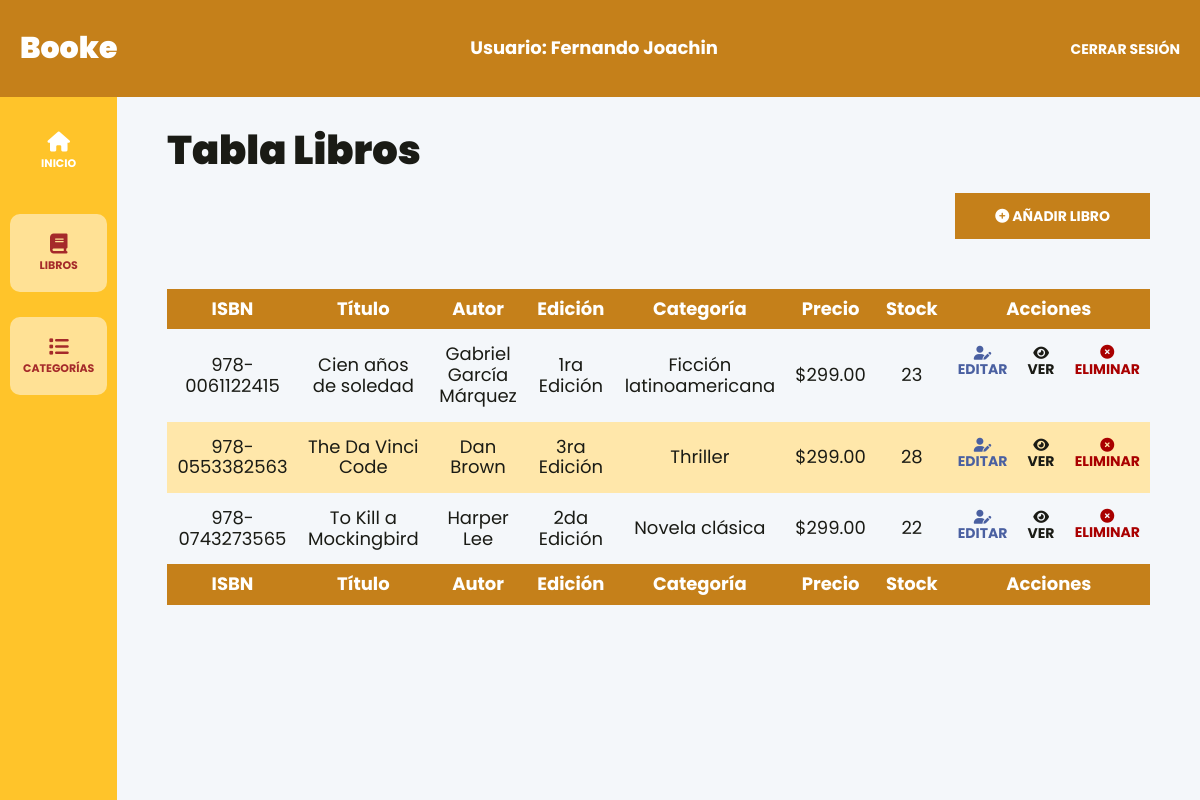
The page /librosAdmin.php (signed in) on the database as committed earlier.
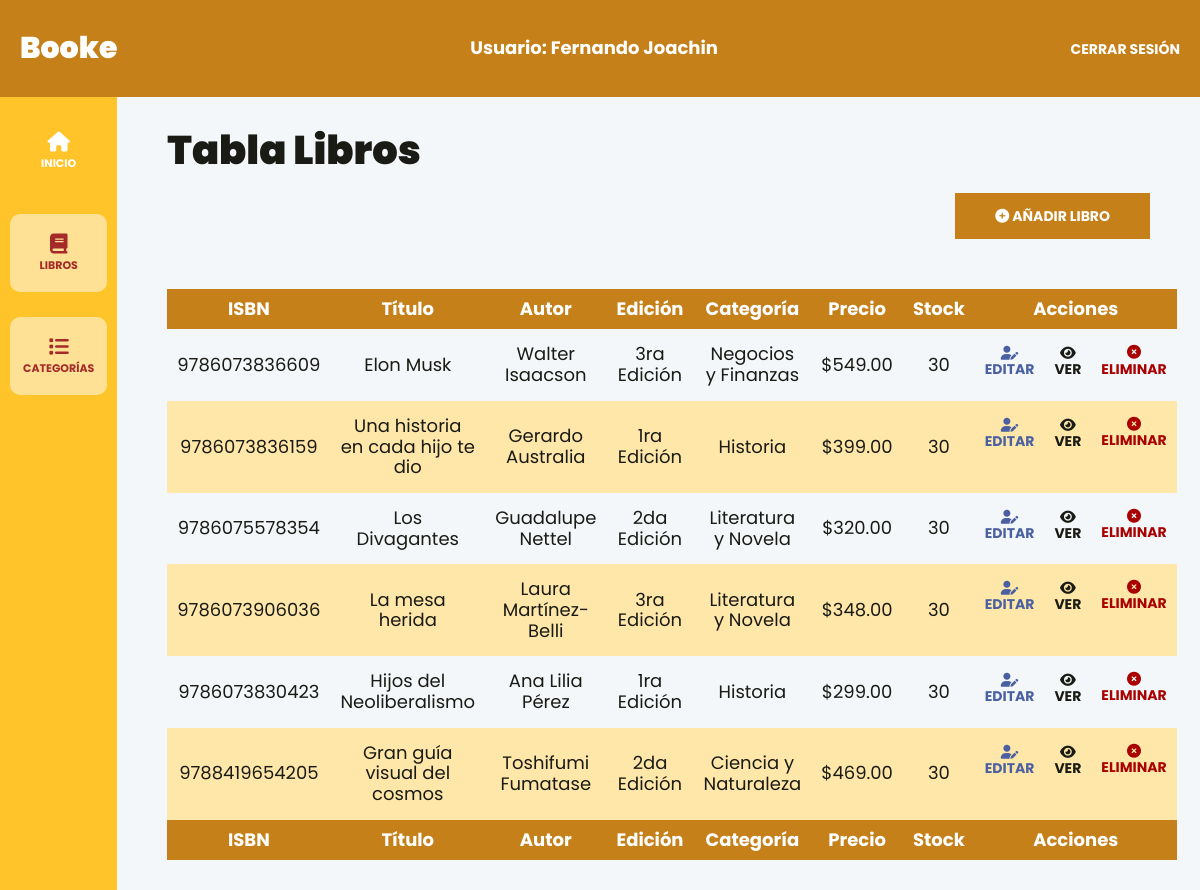
The same page on the database as committed later.
### tables this page shows
CREATE TABLE `books` (
  `id` int NOT NULL AUTO_INCREMENT,
  `bookIsbn` varchar(45) DEFAULT NULL,
  `bookTitle` varchar(45) DEFAULT NULL,
  `bookAuthor` varchar(45) DEFAULT NULL,
  `bookEdition` varchar(45) DEFAULT NULL,
  `bookCategory` varchar(45) DEFAULT NULL,
  `bookStock` int DEFAULT NULL,
  `imagen` varchar(45) DEFAULT NULL,
  `bookPrice` decimal(5,2) DEFAULT NULL,
  PRIMARY KEY (`id`)
);

### includes/funciones.php (called while the page is built, shortened)
<?php
function pagina_actual($path){
    return str_contains($_SERVER["REQUEST_URI"] ?? "/", $path) ? true : false;
}

### models/ActiveRecord.php (called while the page is built, shortened)
<?php
class ActiveRecord{
    protected static $db;
    protected static $nombreTabla = "";
    public static function all(){
        $query = "SELECT * FROM " . static::$nombreTabla;
        $resultado = self::consultarSQL($query);
        return $resultado;
    }
    public static function setDB($database){
        self::$db = $database;
    }
    public static function consultarSQL($query){
        $resultado = self::$db->query($query);
        $array = [];
        while($registro = $resultado->fetch_assoc()){
            $array[] = static::crearObjetos($registro);
        }
        return $array;
    }
    public static function crearObjetos($registro){
        $objeto = new static();
        foreach($registro as $key => $value){
            if(property_exists($objeto, $key)){
                $objeto->$key = $value;
            }
        }
        return $objeto;
    }
}

### controllers/BookController/obtenerLibros.php (called while the page is built, shortened)
<?php
function obtenerLibrosPorCategoria($categoria)
{
    if($categoria === "all"){
        $libros = LibroModel::all();
    }else{
        $libros = LibroModel::whereAll("bookCategory", $categoria);
    }
    return $libros;
}
function obtenerCategorias()
{
    $libros = LibroModel::all();
    $nombresCategorias = array_column($libros, 'bookCategory');
    $categoriasUnicas = array_unique($nombresCategorias);
    return $categoriasUnicas;
}

### librosAdmin.php (the view, shortened to what this page needs)
<?php
    include __DIR__ ."/template/header-admin.php";
    require_once __DIR__ . '/includes/funciones.php';
?>
<div class="dashboard__grid">
    <?php
        include_once __DIR__ .'/template/sidebar-admin.php';
    ?>
    <main class="dashboard__contenido">
        <h1>Tabla Libros</h1>
        <div class="dashboard__contenedor-boton">
            <a class="dashboard__boton" href="crear.php">
                <i class="fa-solid fa-circle-plus"></i>
                Añadir Libro
            </a>
        </div>
        <?php
            require_once __DIR__ . '/controllers/BookController/obtenerLibros.php';
            $libros = obtenerLibrosPorCategoria($_GET['categoria'] ?? "all");
        ?>
        <table id="books-table" class="table">
            <thead class="table__thead">
                <tr>
                    <th scope="col" class="table__th">ISBN</th>
                    <th scope="col" class="table__th">Título</th>
                    <th scope="col" class="table__th">Autor</th>
                    <th scope="col" class="table__th">Edición</th>
                    <th scope="col" class="table__th">Categoría</th>
                    <th scope="col" class="table__th">Precio</th>
                    <th scope="col" class="table__th">Stock</th>
                    <th scope="col" class="table__th">Acciones</th>
                </tr>
            </thead>
            <tbody class="table__tbody">
                <?php foreach($libros as $libro){ ?>
                    <tr class="table__tr">
                        <td class="table__td"><?= $libro->bookIsbn?></td>
                        <td class="table__td"><?= $libro->bookTitle?></td>
                        <td class="table__td"><?= $libro->bookAuthor?></td>
                        <td class="table__td"><?= $libro->bookEdition?></td>
                        <td class="table__td"><?= $libro->bookCategory?></td>
                        <td class="table__td">$<?= $libro->bookPrice?></td>
                        <td class="table__td"><?= $libro->bookStock?></td>
                        <td class="table__td--acciones">
                            <a class="table__accion table__accion--editar" href="<?= $GLOBALS["raiz_sitio"] . "editar.php?id=" . $libro->id ?>">
                                <i class="fa-solid fa-user-pen"></i>
                                Editar
                            </a>
                            <button class="table__accion table__accion--ver">
                                <i class="fa-solid fa-eye"></i>
                                Ver
                            </button>
                            <form method="POST" action="./controllers/BookController/eliminarLibro.php" class="table__formulario">
                                <button class="table__accion table__accion--eliminar" type="submit">
                                    <i class="fa-solid fa-circle-xmark"></i>
                                    Eliminar
                                </button>
                            </form>
                        </td>
                    </tr>
                <?php };?>
            </tbody>
            <tfoot class="table__thead">
                <tr>
                    <th scope="col" class="table__th">ISBN</th>
                    <th scope="col" class="table__th">Título</th>
                    <th scope="col" class="table__th">Autor</th>
                    <th scope="col" class="table__th">Edición</th>
                    <th scope="col" class="table__th">Categoría</th>
                    <th scope="col" class="table__th">Precio</th>
                    <th scope="col" class="table__th">Stock</th>
                    <th scope="col" class="table__th">Acciones</th>
                </tr>
            </tfoot>
        </table>
    </main>
</div>
<?php
    include __DIR__ ."/template/footer-admin.php";
?>

### template/header-admin.php (shortened to what this page needs)
<?php
    require_once __DIR__ . '/../includes/funciones.php';
?>
<!DOCTYPE html>
<html lang="en">
<head>
    <link rel="stylesheet" href="https://cdnjs.cloudflare.com/ajax/libs/font-awesome/6.1.2/css/all.min.css" />
    <link href="https://cdn.datatables.net/v/dt/dt-1.13.7/b-2.4.2/b-colvis-2.4.2/r-2.5.0/datatables.min.css" rel="stylesheet">
    <link rel="stylesheet" href="https://cdn.jsdelivr.net/npm/sweetalert2@10.16.3/dist/sweetalert2.min.css">
    <link rel="stylesheet" href="./build/css/app.css">
</head>
<body class="dashboard">
    <header class="dashboard__header">
        <div class="dashboard__header-grid">
            <a href="admin.php">
                <h2 class="dashboard__logo">
                    Booke
                </h2>
            </a>
            <p class="dashboard__usuario">Usuario: <?= $_SESSION["name"]?></p>
            <nav class="dashboard__nav">
                <a href="./controllers/LoginController/cerrarSesion.php" class="dashboard__cerrar-sesion">Cerrar Sesión</a>
            </nav>
        </div>
    </header>

### template/sidebar-admin.php (shortened to what this page needs)
<aside class="dashboard__sidebar">
    <nav class="dashboard__menu">
        <a href="<?= $GLOBALS["raiz_sitio"] . "admin.php" ?>" class="dashboard__enlace <?php echo pagina_actual("/tienda-libros-app-web/admin.php") ? "dashboard__enlace--actual" : ""; ?>">
            <i class="fa-solid fa-house dashboard__icono"></i>
            <span class="dashboard__menu--texto">
                Inicio
            </span>
        </a>
        <a href="<?= $GLOBALS["raiz_sitio"] . "librosAdmin.php?categoria=all" ?>" class="dashboard__enlace <?php echo pagina_actual("/tienda-libros-app-web/librosAdmin.php") ? "dashboard__enlace--actual" : ""; ?>">
            <i class="fa-solid fa-book dashboard__icono"></i>
            <span class="dashboard__menu--texto">
                Libros
            </span>
        </a>
        <?php if(pagina_actual("/tienda-libros-app-web/librosAdmin.php")){ ?>
            <a href="#" class="dashboard__enlace dashboard__enlace--actual dashboard__enlace-categoria">
                <i class="fa-solid fa-list dashboard__icono"></i>
                <span class="dashboard__menu--texto">
                    Categorías
                </span>
            </a>
        <?php } ?>
        <?php
            require_once './controllers/BookController/obtenerLibros.php';
            $categorias = obtenerCategorias();
        ?>
    </nav>
</aside>

### template/footer-admin.php (shortened to what this page needs)
    </body>
</html>

### build/css/app.css (style rules this page uses)
html { line-height: 1.15; -webkit-text-size-adjust: 100%; }
body { margin: 0; }
main { display: block; }
h1 { font-size: 2em; margin: 0.67em 0; }
a { background-color: transparent; }
button, input, optgroup, select, textarea { font-family: inherit; font-size: 100%; line-height: 1.15; margin: 0; }
button, input { overflow: visible; }
button, select { text-transform: none; }
button, [type=button], [type=reset], [type=submit] { -webkit-appearance: button; }
html { font-size: 62.5%; box-sizing: border-box; height: 100%; }
*, *:before, *:after { box-sizing: inherit; }
body { font-family: "Poppins", sans-serif; font-size: 1.8rem; }
a { text-decoration: none; }
h1, h2, h3 { font-family: "Poppins", sans-serif; font-weight: 900; margin: 2rem 0; }
h1 { font-size: 4rem; }
h2 { font-size: 3.6rem; }
main { color: #1a1b15; font-family: "Poppins", sans-serif; height: 100%; }
.dashboard { height: 100%; display: flex; flex-direction: column; background-color: #f4f7fa; }
.dashboard__header { background-color: #C5801A; padding: 2rem; }
.dashboard__header-grid { display: flex; flex-direction: column; align-items: center; }
@media (min-width: 768px) { .dashboard__header-grid { flex-direction: row; justify-content: space-between; } }
.dashboard__logo { color: #FFFFFF; text-align: center; margin-bottom: 2rem; white-space: nowrap; font-size: clamp(2rem, -0.8rem + 10vw, 3rem); }
@media (min-width: 1024px) { .dashboard__logo { text-align: left; margin: 0; } }
.dashboard__usuario { color: #FFFFFF; font-weight: bold; }
.dashboard__cerrar-sesion { all: unset; color: #FFFFFF; font-size: 1.4rem; text-transform: uppercase; font-weight: 700; }
.dashboard__grid { display: flex; flex: 1; }
.dashboard__sidebar { background-color: #FFC42A; max-width: 15rem; overflow-y: auto; }
.dashboard__menu { padding: 1rem; display: flex; flex-direction: column; gap: 2rem; }
.dashboard__enlace { color: #FFFFFF; display: flex; flex-direction: column; align-items: center; margin-top: 0.5rem; padding: 2rem; transition: 300ms background-color ease-in-out, 300ms color ease, 300ms border-radius ease; border-radius: 1rem; }
.dashboard__enlace:hover, .dashboard__enlace--actual { background-color: rgba(255, 255, 255, 0.5); color: brown; }
.dashboard__icono { font-size: 2rem; }
.dashboard__menu--texto { font-size: 1.1rem; text-transform: uppercase; font-weight: 700; margin-top: 0.5rem; }
.dashboard__contenido { padding: 1rem 1rem 3rem 1rem; width: 100%; overflow-y: auto; }
@media (min-width: 768px) { .dashboard__contenido { padding: 1rem 5rem 3rem 5rem; } }
.dashboard__contenedor-boton { margin-bottom: 5rem; }
@media (min-width: 768px) { .dashboard__contenedor-boton { display: flex; justify-content: flex-end; } }
.dashboard__boton { background-color: #C5801A; padding: 1.5rem 4rem; color: #FFFFFF; font-size: 1.8rem; font-weight: 700; border: none; transition-property: background-color; transition-duration: 0.3s; text-align: center; width: 100%; display: inline-block; text-transform: uppercase; font-size: 1.4rem; }
@media (min-width: 768px) { .dashboard__boton { width: auto; } }
.table { width: 100%; border-collapse: collapse; }
.table__thead { background-color: #C5801A; color: #FFFFFF; }
.table__th { padding: 1rem; text-align: center; }
.table__tr { text-align: center; }
.table__tr:nth-of-type(even) { background-color: #ffe7aa; }
.table__td, .table__td--acciones { padding: 1.5rem 1rem; }
.table__td--acciones { display: flex; justify-content: flex-end; align-items: center; gap: 2rem; }
.table__accion { all: unset; text-transform: uppercase; font-size: 1.4rem; font-weight: 700; }
.table__accion--editar { color: #4A60A1; }
.table__accion--eliminar { color: rgb(169, 0, 0); }

Rows that differ between the two databases and show on the page:
removed books: bookIsbn "978-0061122415", bookTitle "Cien años de soledad", bookAuthor "Gabriel García Márquez", bookEdition "1ra Edición", bookCategory "Ficción latinoamericana", bookPrice "299.00", bookStock "23"
removed books: bookIsbn "978-0553382563", bookTitle "The Da Vinci Code", bookAuthor "Dan Brown", bookEdition "3ra Edición", bookCategory "Thriller", bookPrice "299.00", bookStock "28"
removed books: bookIsbn "978-0743273565", bookTitle "To Kill a Mockingbird", bookAuthor "Harper Lee", bookEdition "2da Edición", bookCategory "Novela clásica", bookPrice "299.00", bookStock "22"
added books: bookIsbn "9786073836609", bookTitle "Elon Musk", bookAuthor "Walter Isaacson", bookEdition "3ra Edición", bookCategory "Negocios y Finanzas", bookPrice "549.00", bookStock "30"
added books: bookIsbn "9786073836159", bookTitle "Una historia en cada hijo te dio", bookAuthor "Gerardo Australia", bookEdition "1ra Edición", bookCategory "Historia", bookPrice "399.00", bookStock "30"
added books: bookIsbn "9786075578354", bookTitle "Los Divagantes", bookAuthor "Guadalupe Nettel", bookEdition "2da Edición", bookCategory "Literatura y Novela", bookPrice "320.00", bookStock "30"
added books: bookIsbn "9786073906036", bookTitle "La mesa herida", bookAuthor "Laura Martínez-Belli", bookEdition "3ra Edición", bookCategory "Literatura y Novela", bookPrice "348.00", bookStock "30"
added books: bookIsbn "9786073830423", bookTitle "Hijos del Neoliberalismo", bookAuthor "Ana Lilia Pérez", bookEdition "1ra Edición", bookCategory "Historia", bookPrice "299.00", bookStock "30"
added books: bookIsbn "9788419654205", bookTitle "Gran guía visual del cosmos", bookAuthor "Toshifumi Fumatase", bookEdition "2da Edición", bookCategory "Ciencia y Naturaleza", bookPrice "469.00", bookStock "30"
